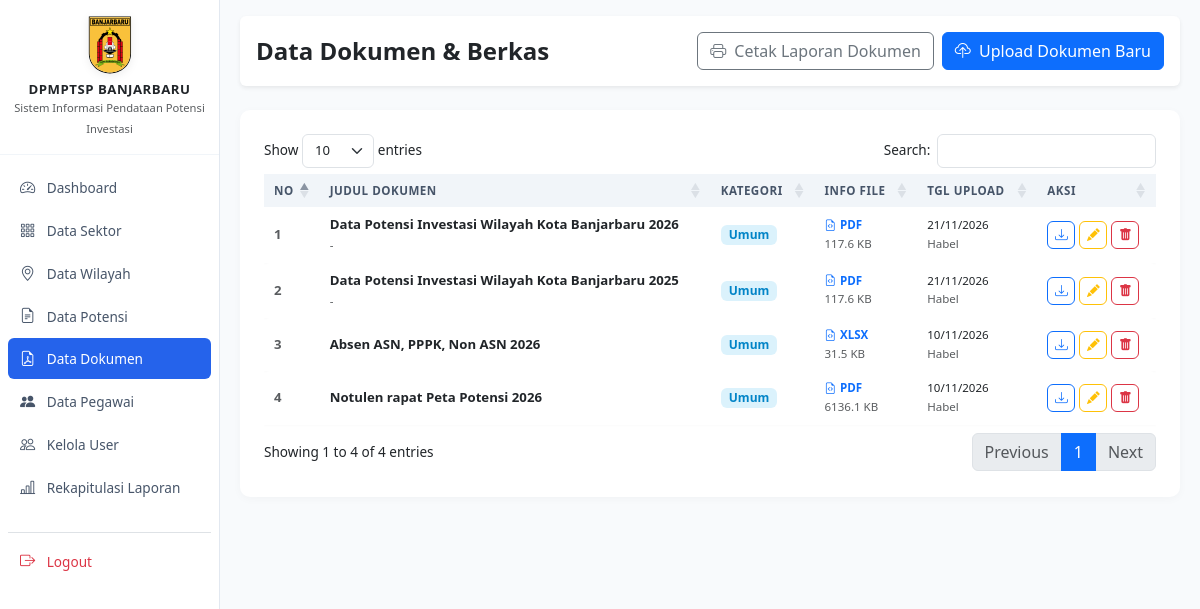
Screenshot of /admin/dokumen.php (signed in) with the database file from the repository.
### tables this page shows
CREATE TABLE `dokumen` (
  `id_dokumen` int NOT NULL AUTO_INCREMENT,
  `judul_dokumen` varchar(255) NOT NULL,
  `kategori` varchar(100) DEFAULT 'Umum',
  `deskripsi` text,
  `file_dokumen` varchar(255) NOT NULL,
  `tipe_file` varchar(50) DEFAULT NULL,
  `ukuran_file` int DEFAULT '0',
  `created_at` timestamp NULL DEFAULT CURRENT_TIMESTAMP,
  `created_by` int DEFAULT NULL,
  PRIMARY KEY (`id_dokumen`)
);

CREATE TABLE `users` (
  `id_user` int unsigned NOT NULL AUTO_INCREMENT,
  `nama` varchar(100) NOT NULL,
  `username` varchar(50) DEFAULT NULL,
  `email` varchar(150) NOT NULL,
  `password` varchar(255) NOT NULL,
  `role` enum('admin','pegawai','kadis','kabid') NOT NULL DEFAULT 'pegawai',
  `no_hp` varchar(20) DEFAULT NULL,
  `instansi` varchar(150) DEFAULT NULL,
  `status` enum('pending','aktif','nonaktif') NOT NULL DEFAULT 'pending',
  `last_login` datetime DEFAULT NULL,
  `created_at` timestamp NULL DEFAULT CURRENT_TIMESTAMP,
  `updated_at` timestamp NULL DEFAULT CURRENT_TIMESTAMP ON UPDATE CURRENT_TIMESTAMP,
  `reset_otp` varchar(6) DEFAULT NULL,
  `otp_expiry` datetime DEFAULT NULL,
  PRIMARY KEY (`id_user`),
  UNIQUE KEY `email` (`email`),
  UNIQUE KEY `username` (`username`)
);

### admin/dokumen.php (the view, shortened to what this page needs)
<?php
require_once '../config/database.php';
$dokumen_list = $pdo->query("SELECT d.*, u.nama AS uploader
                             FROM dokumen d
                             LEFT JOIN users u ON d.created_by = u.id_user
                             ORDER BY d.id_dokumen DESC")->fetchAll();
?>
<!DOCTYPE html>
<html lang="id">
<head>
</head>
<body>
<div class="wrapper">
    <?php require_once '../includes/sidebar.php'; ?>
    <div id="content">
        <div class="d-flex justify-content-between align-items-center mb-4 bg-white p-3 rounded shadow-sm">
    <h4 class="m-0 fw-bold">Data Dokumen & Berkas</h4>
    <div class="d-flex gap-2">
        <a href="dokumen_cetak.php" target="_blank" class="btn btn-outline-secondary">
            <i class="bi bi-printer me-1"></i> Cetak Laporan Dokumen
        </a>
        <?php if ($can_edit_data): ?>
            <a href="dokumen_tambah.php" class="btn btn-primary">
                <i class="bi bi-cloud-upload me-1"></i> Upload Dokumen Baru
            </a>
        <?php endif; ?>
    </div>
</div>
        <div class="card card-modern p-4">
            <div class="table-responsive">
                <table id="tableDokumen" class="table table-modern align-middle w-100">
                    <thead>
                        <tr>
                            <th width="5%">No</th>
                            <th>Judul Dokumen</th>
                            <th>Kategori</th>
                            <th>Info File</th>
                            <th>Tgl Upload</th>
                            <th>Aksi</th>
                        </tr>
                    </thead>
                    <tbody>
                        <?php $no = 1; foreach ($dokumen_list as $d): ?>
                        <tr>
                            <td class="fw-semibold text-muted"><?= $no++ ?></td>
                            <td>
                                <div class="fw-bold text-dark"><?= htmlspecialchars($d['judul_dokumen']) ?></div>
                                <small class="text-muted"><?= htmlspecialchars($d['deskripsi'] ?? '-') ?></small>
                            </td>
                            <td><span class="badge badge-soft-info px-2 py-1"><?= htmlspecialchars($d['kategori']) ?></span></td>
                            <td>
                                <small class="d-block text-uppercase fw-semibold text-primary"><i class="bi bi-file-earmark-code me-1"></i><?= htmlspecialchars($d['tipe_file']) ?></small>
                                <small class="text-muted"><?= round($d['ukuran_file'] / 1024, 1) ?> KB</small>
                            </td>
                            <td>
                                <small class="text-dark d-block"><?= date('d/m/Y', strtotime($d['created_at'])) ?></small>
                                <small class="text-muted"><?= htmlspecialchars($d['uploader'] ?? 'Sistem') ?></small>
                            </td>
                            <td>
                                <div class="d-flex gap-1">
                                    <a href="../uploads/dokumen/<?= $d['file_dokumen'] ?>" target="_blank" class="btn btn-sm btn-outline-primary btn-action" title="Unduh / Lihat File">
                                        <i class="bi bi-download"></i>
                                    </a>
                                    <?php if ($can_edit_data): ?>
                                        <a href="dokumen_edit.php?id=<?= $d['id_dokumen'] ?>" class="btn btn-sm btn-outline-warning btn-action" title="Edit">
                                            <i class="bi bi-pencil-fill"></i>
                                        </a>
                                        <a href="dokumen_hapus.php?id=<?= $d['id_dokumen'] ?>" class="btn btn-sm btn-outline-danger btn-action" title="Hapus">
                                            <i class="bi bi-trash-fill"></i>
                                        </a>
                                    <?php endif; ?>
                                </div>
                            </td>
                        </tr>
                        <?php endforeach; ?>
                    </tbody>
                </table>
            </div>
        </div>
    </div>
</div>
</body>
</html>

### includes/sidebar.php (style rules this page uses)
body { min-height: 100vh; background-color: #f8fafc; font-size: 0.85rem; }
.wrapper { display: flex; width: 100%; align-items: flex-start; }
#content { width: 100%; padding: 16px 20px; min-height: 100vh; }
.card-modern { border: none; border-radius: 10px; box-shadow: 0 2px 10px rgba(0,0,0,0.03); background: #ffffff; }
.table-modern { border-collapse: separate; border-spacing: 0 3px; margin-top: -3px; font-size: 0.825rem; }
.table-modern thead th { background-color: #f1f5f9 !important; color: #475569; font-size: 0.725rem; font-weight: 700; text-transform: uppercase; letter-spacing: 0.5px; border: none; padding: 8px 10px; }
.table-modern tbody tr { background-color: #ffffff; box-shadow: 0 1px 2px rgba(0,0,0,0.02); transition: all 0.15s ease-in-out; }
.table-modern tbody td { border: none; padding: 8px 10px; color: #334155; }
.table-modern tbody tr td:first-child { border-top-left-radius: 6px; border-bottom-left-radius: 6px; }
.table-modern tbody tr td:last-child { border-top-right-radius: 6px; border-bottom-right-radius: 6px; }
.btn-sm { padding: 4px 10px; font-size: 0.8rem; }
.badge-soft-info { background-color: rgba(14, 165, 233, 0.15); color: #0284c7; font-weight: 600; font-size: 0.75rem; }
.btn-action { width: 28px; height: 28px; padding: 0; display: inline-flex; align-items: center; justify-content: center; border-radius: 6px; font-size: 0.8rem; }

### rows the page displays
dokumen: judul_dokumen "Data Potensi Investasi Wilayah Kota Banjarbaru 2026", deskripsi "-", kategori "Umum", tipe_file "PDF", $d['ukuran_file']/1024 "117.6", created_at "21/11/2026", users.nama "Habel"
dokumen: judul_dokumen "Data Potensi Investasi Wilayah Kota Banjarbaru 2025", deskripsi "-", kategori "Umum", tipe_file "PDF", $d['ukuran_file']/1024 "117.6", created_at "21/11/2026", users.nama "Habel"
dokumen: judul_dokumen "Absen ASN, PPPK, Non ASN 2026", kategori "Umum", tipe_file "XLSX", $d['ukuran_file']/1024 "31.5", created_at "10/11/2026", users.nama "Habel"
dokumen: judul_dokumen "Notulen rapat Peta Potensi 2026", kategori "Umum", tipe_file "PDF", $d['ukuran_file']/1024 "6136.1", created_at "10/11/2026", users.nama "Habel"
